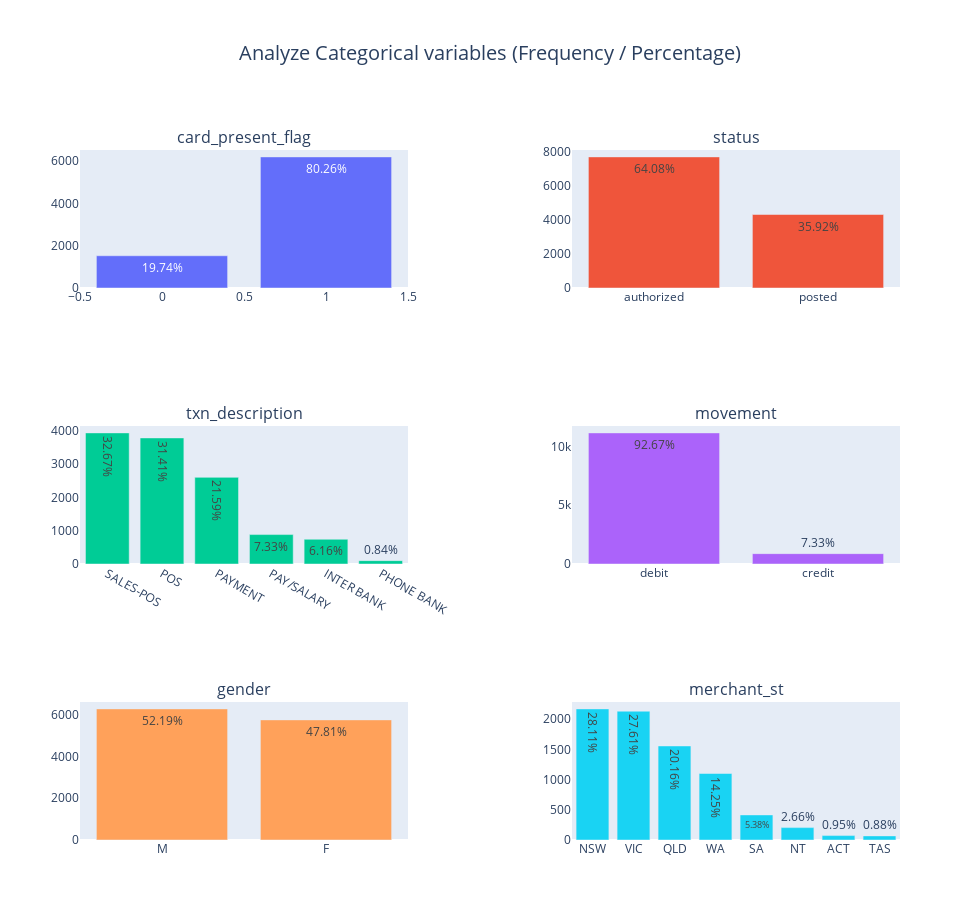

The code cell stored with this chart in its notebook:
### Code cell
cols = ['card_present_flag', 'status', 'txn_description' , 'movement' , 'gender', 'merchant_state']
cols = ['card_present_flag', 'status', 'txn_description' , 'movement' , 'gender', 'merchant_state'] 
#Subplot initialization 
fig = make_subplots(
    rows=3,  cols=2, 
    subplot_titles=('card_present_flag', 'status', 'txn_description' , 'movement','gender', 'merchant_st'),  
    horizontal_spacing=0.2, vertical_spacing=0.2 ) 
# Adding subplots 
count=0 
for i in range(1,4): 
    for j in range(1,3): 
        fig.add_trace(go.Bar(x=df[cols[count]].value_counts().index,  
            y=df[cols[count]].value_counts(), 
            name=cols[count], 
            textposition='auto', 
            text= [str(i) + '%' for i in (df[cols[count]].value_counts(normalize=True)*100).round(2).tolist()]), 
            row=i,col=j) 
        fig.update_xaxes(showgrid=False)  
        fig.update_yaxes(showgrid=False) 
        count+=1 


fig.update_layout( 
    title=dict(text = "Analyze Categorical variables (Frequency / Percentage)",x=0.5,y=0.95),  title_font_size=20, 
    showlegend=False, 
    width = 980, 
    height = 920, 
    margin=dict(l=80, r=80, t=150, b=80) 
    ) 

fig.show()

### Figure 1 — Plotly figure (JSON) as saved in the notebook; plotly's stock layout.template omitted (floating-point values rounded to 4 significant figures)
{"data": [{"name": "card_present_flag", "text": ["80.26%", "19.74%"], "textposition": "auto", "type": "bar", "x": [1, 0], "xaxis": "x", "y": [6194, 1523], "yaxis": "y"}, {"name": "status", "text": ["64.08%", "35.92%"], "textposition": "auto", "type": "bar", "x": ["authorized", "posted"], "xaxis": "x2", "y": [7717, 4326], "yaxis": "y2"}, {"name": "txn_description", "text": ["32.67%", "31.41%", "21.59%", "7.33%", "6.16%", "0.84%"], "textposition": "auto", "type": "bar", "x": ["SALES-POS", "POS", "PAYMENT", "PAY/SALARY", "INTER BANK", "PHONE BANK"], "xaxis": "x3", "y": [3934, 3783, 2600, 883, 742, 101], "yaxis": "y3"}, {"name": "movement", "text": ["92.67%", "7.33%"], "textposition": "auto", "type": "bar", "x": ["debit", "credit"], "xaxis": "x4", "y": [11160, 883], "yaxis": "y4"}, {"name": "gender", "text": ["52.19%", "47.81%"], "textposition": "auto", "type": "bar", "x": ["M", "F"], "xaxis": "x5", "y": [6285, 5758], "yaxis": "y5"}, {"name": "merchant_state", "text": ["28.11%", "27.61%", "20.16%", "14.25%", "5.38%", "2.66%", "0.95%", "0.88%"], "textposition": "auto", "type": "bar", "x": ["NSW", "VIC", "QLD", "WA", "SA", "NT", "ACT", "TAS"], "xaxis": "x6", "y": [2169, 2131, 1556, 1100, 415, 205, 73, 68], "yaxis": "y6"}], "layout": {"annotations": [{"font": {"size": 16}, "showarrow": false, "text": "card_present_flag", "x": 0.2, "xanchor": "center", "xref": "paper", "y": 1, "yanchor": "bottom", "yref": "paper"}, {"font": {"size": 16}, "showarrow": false, "text": "status", "x": 0.8, "xanchor": "center", "xref": "paper", "y": 1, "yanchor": "bottom", "yref": "paper"}, {"font": {"size": 16}, "showarrow": false, "text": "txn_description", "x": 0.2, "xanchor": "center", "xref": "paper", "y": 0.6, "yanchor": "bottom", "yref": "paper"}, {"font": {"size": 16}, "showarrow": false, "text": "movement", "x": 0.8, "xanchor": "center", "xref": "paper", "y": 0.6, "yanchor": "bottom", "yref": "paper"}, {"font": {"size": 16}, "showarrow": false, "text": "gender", "x": 0.2, "xanchor": "center", "xref": "paper", "y": 0.2, "yanchor": "bottom", "yref": "paper"}, {"font": {"size": 16}, "showarrow": false, "text": "merchant_st", "x": 0.8, "xanchor": "center", "xref": "paper", "y": 0.2, "yanchor": "bottom", "yref": "paper"}], "height": 920, "margin": {"b": 80, "l": 80, "r": 80, "t": 150}, "showlegend": false, "title": {"font": {"size": 20}, "text": "Analyze Categorical variables (Frequency / Percentage)", "x": 0.5, "y": 0.95}, "width": 980, "xaxis": {"anchor": "y", "domain": [0, 0.4], "showgrid": false}, "xaxis2": {"anchor": "y2", "domain": [0.6, 1], "showgrid": false}, "xaxis3": {"anchor": "y3", "domain": [0, 0.4], "showgrid": false}, "xaxis4": {"anchor": "y4", "domain": [0.6, 1], "showgrid": false}, "xaxis5": {"anchor": "y5", "domain": [0, 0.4], "showgrid": false}, "xaxis6": {"anchor": "y6", "domain": [0.6, 1], "showgrid": false}, "yaxis": {"anchor": "x", "domain": [0.8, 1], "showgrid": false}, "yaxis2": {"anchor": "x2", "domain": [0.8, 1], "showgrid": false}, "yaxis3": {"anchor": "x3", "domain": [0.4, 0.6], "showgrid": false}, "yaxis4": {"anchor": "x4", "domain": [0.4, 0.6], "showgrid": false}, "yaxis5": {"anchor": "x5", "domain": [0, 0.2], "showgrid": false}, "yaxis6": {"anchor": "x6", "domain": [0, 0.2], "showgrid": false}}}
